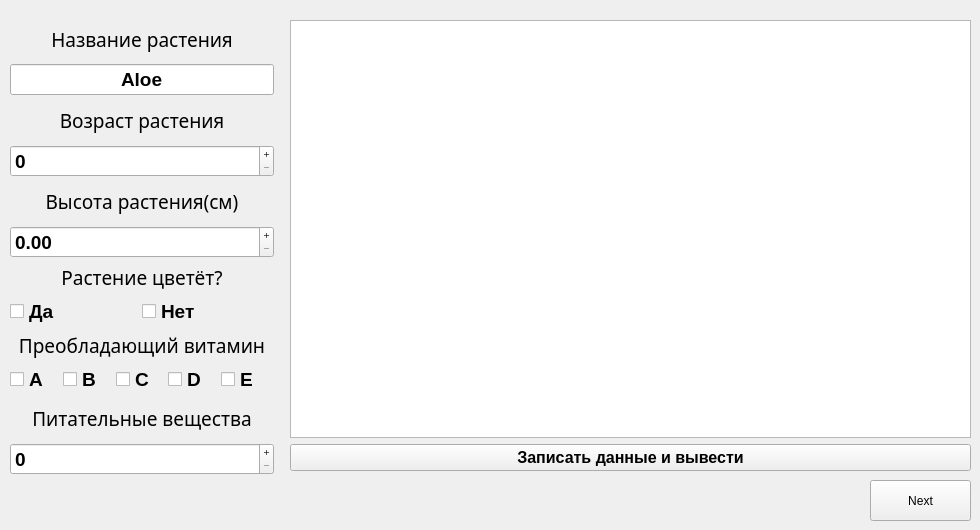
    <widget class="QWidget" name="page">
     <widget class="QPushButton" name="nextButton">
      <property name="geometry">
       <rect>
        <x>870</x>
        <y>480</y>
        <width>101</width>
        <height>41</height>
       </rect>
      </property>
      <property name="text">
       <string>Next</string>
      </property>
      <property name="iconSize">
       <size>
        <width>100</width>
        <height>80</height>
       </size>
      </property>
      <property name="flat">
       <bool>false</bool>
      </property>
     </widget>
     <widget class="QWidget" name="verticalLayoutWidget_5">
      <property name="geometry">
       <rect>
        <x>10</x>
        <y>20</y>
        <width>264</width>
        <height>455</height>
       </rect>
      </property>
      <layout class="QVBoxLayout" name="verticalLayout_5" stretch="0,0,0,0,0,0">
       <property name="spacing">
        <number>6</number>
       </property>
       <property name="leftMargin">
        <number>0</number>
       </property>
       <item>
        <layout class="QVBoxLayout" name="verticalLayout">
         <item>
          <widget class="QLabel" name="label_2">
           <property name="font">
            <font>
             <family>Waree</family>
             <pointsize>14</pointsize>
             <bold>false</bold>
            </font>
           </property>
           <property name="text">
            <string>Название растения</string>
           </property>
           <property name="alignment">
            <set>Qt::AlignCenter</set>
           </property>
          </widget>
         </item>
         <item>
          <widget class="QLineEdit" name="nameEdit">
           <property name="font">
            <font>
             <pointsize>14</pointsize>
             <bold>true</bold>
            </font>
           </property>
           <property name="text">
            <string>Aloe</string>
           </property>
           <property name="alignment">
            <set>Qt::AlignCenter</set>
           </property>
           <property name="readOnly">
            <bool>true</bool>
           </property>
          </widget>
         </item>
        </layout>
       </item>
       <item>
        <layout class="QVBoxLayout" name="verticalLayout_2">
         <item>
          <widget class="QLabel" name="label_3">
           <property name="font">
            <font>
             <family>Waree</family>
             <pointsize>14</pointsize>
             <bold>false</bold>
            </font>
           </property>
           <property name="text">
            <string>Возраст растения</string>
           </property>
           <property name="alignment">
            <set>Qt::AlignCenter</set>
           </property>
          </widget>
         </item>
         <item>
          <widget class="QSpinBox" name="ageBox">
           <property name="font">
            <font>
             <pointsize>14</pointsize>
             <bold>true</bold>
            </font>
           </property>
           <property name="buttonSymbols">
            <enum>QAbstractSpinBox::PlusMinus</enum>
           </property>
           <property name="maximum">
            <number>9999</number>
           </property>
          </widget>
         </item>
        </layout>
       </item>
       <item>
        <layout class="QVBoxLayout" name="verticalLayout_3">
         <item>
          <widget class="QLabel" name="label_4">
           <property name="font">
            <font>
             <family>Waree</family>
             <pointsize>14</pointsize>
             <bold>false</bold>
            </font>
           </property>
           <property name="text">
            <string>Высота растения(см)</string>
           </property>
           <property name="alignment">
            <set>Qt::AlignCenter</set>
           </property>
          </widget>
         </item>
         <item>
          <widget class="QDoubleSpinBox" name="heightBox">
           <property name="font">
            <font>
             <pointsize>14</pointsize>
             <bold>true</bold>
            </font>
           </property>
           <property name="buttonSymbols">
            <enum>QAbstractSpinBox::PlusMinus</enum>
           </property>
           <property name="maximum">
            <double>99999.990000000005239</double>
           </property>
          </widget>
         </item>
        </layout>
       </item>
       <item>
        <layout class="QVBoxLayout" name="verticalLayout_4">
         <item>
          <widget class="QLabel" name="label_5">
           <property name="sizePolicy">
            <sizepolicy hsizetype="Preferred" vsizetype="Fixed">
             <horstretch>0</horstretch>
             <verstretch>0</verstretch>
            </sizepolicy>
           </property>
           <property name="font">
            <font>
             <family>Waree</family>
             <pointsize>14</pointsize>
             <bold>false</bold>
            </font>
           </property>
           <property name="text">
            <string>Растение цветёт?</string>
           </property>
           <property name="alignment">
            <set>Qt::AlignCenter</set>
           </property>
          </widget>
         </item>
         <item>
          <layout class="QHBoxLayout" name="horizontalLayout">
           <property name="spacing">
            <number>0</number>
           </property>
           <property name="sizeConstraint">
            <enum>QLayout::SetDefaultConstraint</enum>
           </property>
           <item>
            <widget class="QCheckBox" name="yesBox">
             <property name="sizePolicy">
              <sizepolicy hsizetype="Minimum" vsizetype="Fixed">
               <horstretch>0</horstretch>
               <verstretch>0</verstretch>
              </sizepolicy>
             </property>
             <property name="font">
              <font>
               <pointsize>14</pointsize>
               <bold>true</bold>
              </font>
             </property>
             <property name="text">
              <string>Да</string>
             </property>
             <attribute name="buttonGroup">
              <string notr="true">buttonGroup</string>
             </attribute>
            </widget>
           </item>
           <item>
            <widget class="QCheckBox" name="noBox">
             <property name="sizePolicy">
              <sizepolicy hsizetype="Preferred" vsizetype="Fixed">
               <horstretch>0</horstretch>
               <verstretch>0</verstretch>
              </sizepolicy>
             </property>
             <property name="font">
              <font>
               <pointsize>14</pointsize>
               <bold>true</bold>
              </font>
             </property>
             <property name="text">
              <string>Нет</string>
             </property>
             <attribute name="buttonGroup">
              <string notr="true">buttonGroup</string>
             </attribute>
            </widget>
           </item>
          </layout>
         </item>
        </layout>
       </item>
       <item>
        <layout class="QVBoxLayout" name="verticalLayout_6">
         <item>
          <widget class="QLabel" name="label_6">
           <property name="sizePolicy">
            <sizepolicy hsizetype="Preferred" vsizetype="Fixed">
             <horstretch>0</horstretch>
             <verstretch>0</verstretch>
            </sizepolicy>
           </property>
           <property name="font">
            <font>
             <family>Waree</family>
             <pointsize>14</pointsize>
             <bold>false</bold>
            </font>
           </property>
           <property name="text">
            <string>Преобладающий витамин</string>
           </property>
           <property name="alignment">
            <set>Qt::AlignCenter</set>
           </property>
          </widget>
         </item>
         <item>
          <layout class="QHBoxLayout" name="horizontalLayout_2">
           <property name="spacing">
            <number>0</number>
           </property>
           <property name="sizeConstraint">
            <enum>QLayout::SetDefaultConstraint</enum>
           </property>
           <item>
            <widget class="QCheckBox" name="aBox">
             <property name="sizePolicy">
              <sizepolicy hsizetype="Minimum" vsizetype="Fixed">
               <horstretch>0</horstretch>
               <verstretch>0</verstretch>
              </sizepolicy>
             </property>
             <property name="font">
              <font>
               <pointsize>14</pointsize>
               <bold>true</bold>
              </font>
             </property>
             <property name="text">
              <string>A</string>
             </property>
             <attribute name="buttonGroup">
              <string notr="true">buttonGroup_2</string>
             </attribute>
            </widget>
           </item>
           <item>
            <widget class="QCheckBox" name="bBox">
             <property name="sizePolicy">
              <sizepolicy hsizetype="Minimum" vsizetype="Fixed">
               <horstretch>0</horstretch>
               <verstretch>0</verstretch>
              </sizepolicy>
             </property>
             <property name="font">
              <font>
               <pointsize>14</pointsize>
               <bold>true</bold>
              </font>
             </property>
             <property name="text">
              <string>B</string>
             </property>
             <attribute name="buttonGroup">
              <string notr="true">buttonGroup_2</string>
             </attribute>
            </widget>
           </item>
           <item>
            <widget class="QCheckBox" name="cBox">
             <property name="sizePolicy">
              <sizepolicy hsizetype="Minimum" vsizetype="Fixed">
               <horstretch>0</horstretch>
               <verstretch>0</verstretch>
              </sizepolicy>
             </property>
             <property name="font">
              <font>
               <pointsize>14</pointsize>
               <bold>true</bold>
              </font>
             </property>
             <property name="text">
              <string>C</string>
             </property>
             <attribute name="buttonGroup">
              <string notr="true">buttonGroup_2</string>
             </attribute>
            </widget>
           </item>
           <item>
            <widget class="QCheckBox" name="dBox">
             <property name="sizePolicy">
              <sizepolicy hsizetype="Preferred" vsizetype="Fixed">
               <horstretch>0</horstretch>
               <verstretch>0</verstretch>
              </sizepolicy>
             </property>
             <property name="font">
              <font>
               <pointsize>14</pointsize>
               <bold>true</bold>
              </font>
             </property>
             <property name="text">
              <string>D</string>
             </property>
             <attribute name="buttonGroup">
              <string notr="true">buttonGroup_2</string>
             </attribute>
            </widget>
           </item>
           <item>
            <widget class="QCheckBox" name="eBox">
             <property name="sizePolicy">
              <sizepolicy hsizetype="Preferred" vsizetype="Fixed">
               <horstretch>0</horstretch>
               <verstretch>0</verstretch>
              </sizepolicy>
             </property>
             <property name="font">
              <font>
               <pointsize>14</pointsize>
               <bold>true</bold>
              </font>
             </property>
             <property name="text">
              <string>E</string>
             </property>
             <attribute name="buttonGroup">
              <string notr="true">buttonGroup_2</string>
             </attribute>
            </widget>
           </item>
          </layout>
         </item>
        </layout>
       </item>
       <item>
        <layout class="QVBoxLayout" name="verticalLayout_7">
         <item>
          <widget class="QLabel" name="label_7">
           <property name="font">
            <font>
             <family>Waree</family>
             <pointsize>14</pointsize>
             <bold>false</bold>
            </font>
           </property>
           <property name="text">
            <string>Питательные вещества</string>
           </property>
           <property name="alignment">
            <set>Qt::AlignCenter</set>
           </property>
          </widget>
         </item>
         <item>
          <widget class="QSpinBox" name="nutrientsBox">
           <property name="font">
            <font>
             <pointsize>14</pointsize>
             <bold>true</bold>
            </font>
           </property>
           <property name="buttonSymbols">
            <enum>QAbstractSpinBox::PlusMinus</enum>
           </property>
           <property name="maximum">
            <number>9999</number>
           </property>
          </widget>
         </item>
        </layout>
       </item>
      </layout>
     </widget>
     <widget class="QWidget" name="verticalLayoutWidget_8">
      <property name="geometry">
       <rect>
        <x>290</x>
        <y>20</y>
        <width>681</width>
        <height>451</height>
       </rect>
      </property>
      <layout class="QVBoxLayout" name="verticalLayout_8">
       <item>
        <widget class="QTextEdit" name="textEdit"/>
       </item>
       <item>
        <widget class="QPushButton" name="pushInputButton">
         <property name="font">
          <font>
           <pointsize>12</pointsize>
           <bold>true</bold>
          </font>
         </property>
         <property name="styleSheet">
          <string notr="true"/>
         </property>
         <property name="text">
          <string>Записать данные и вывести</string>
         </property>
        </widget>
       </item>
      </layout>
     </widget>
    </widget>
